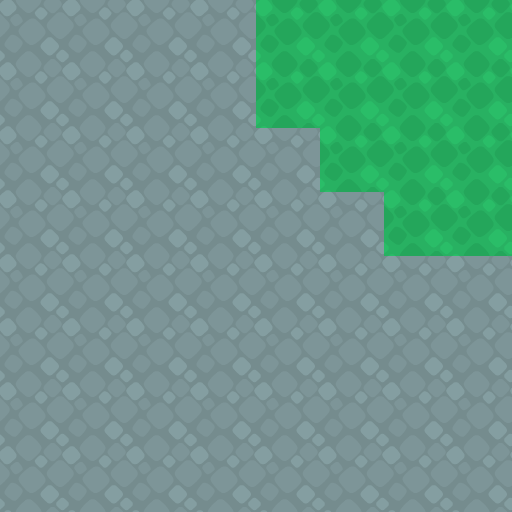

The image is a tile-based game level rendered from a .tmx file. Its description and complete source (layers, tilesets, objects, tile grids) follow:
An orthogonal 8x8 tile map with 64x64 px tiles, 1 tile layer (background) and 3 objects (player, roach, simple_trap).

<map version="1.5" tiledversion="1.7.2" orientation="orthogonal" renderorder="right-down" width="8" height="8" tilewidth="64" tileheight="64" infinite="0" nextlayerid="3" nextobjectid="4">
 <tileset firstgid="1" source="sokoban_tilesheet.tsx" />
 <layer id="1" name="background" width="8" height="8">
  <data encoding="csv">
90,90,90,90,89,89,89,89,
90,90,90,90,89,89,89,89,
90,90,90,90,90,89,89,89,
90,90,90,90,90,90,89,89,
90,90,90,90,90,90,90,90,
90,90,90,90,90,90,90,90,
90,90,90,90,90,90,90,90,
90,90,90,90,90,90,90,90
</data>
 </layer>
 <objectgroup id="2" name="entities">
  <object id="1" name="player" gid="73" x="64" y="320" width="64" height="64" />
  <object id="2" name="roach" gid="8" x="192" y="192" width="64" height="64" />
  <object id="3" name="simple_trap" gid="42" x="384" y="320" width="64" height="64" />
 </objectgroup>
</map>
